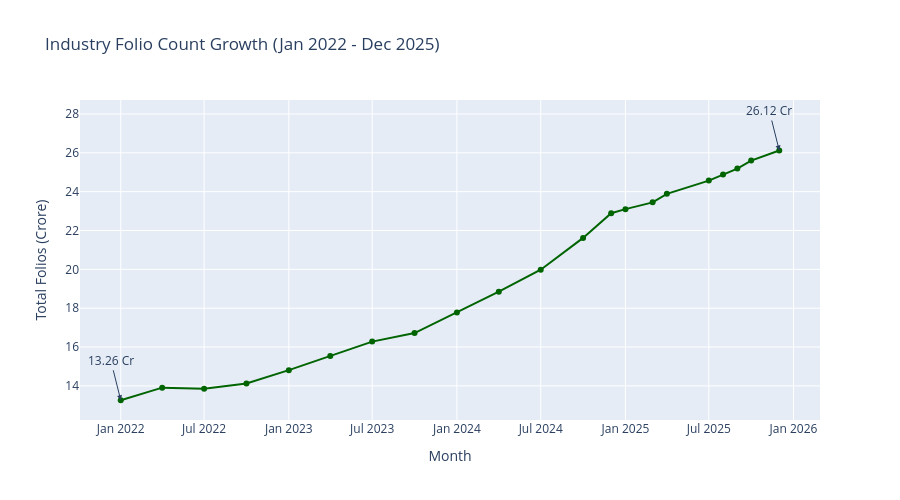

The notebook cell this image was saved under:
### Code cell
# Chart 7: Folio count growth line chart with milestone markers
folio_sorted = folio_count.sort_values("month")

fig7 = go.Figure()
fig7.add_trace(go.Scatter(
    x=folio_sorted["month"], y=folio_sorted["total_folios_crore"],
    mode="lines+markers", line=dict(color="darkgreen", width=2), name="Total Folios"
))

# Mark start and end milestones
start_row = folio_sorted.iloc[0]
end_row = folio_sorted.iloc[-1]

fig7.add_annotation(x=start_row["month"], y=start_row["total_folios_crore"],
                     text=f"{start_row['total_folios_crore']} Cr", showarrow=True, arrowhead=2, ay=-40)
fig7.add_annotation(x=end_row["month"], y=end_row["total_folios_crore"],
                     text=f"{end_row['total_folios_crore']} Cr", showarrow=True, arrowhead=2, ay=-40)

fig7.update_layout(title="Industry Folio Count Growth (Jan 2022 - Dec 2025)", xaxis_title="Month", yaxis_title="Total Folios (Crore)", height=500)
fig7.write_image(f"{CHARTS_DIR}/07_folio_growth.png", width=1400, height=600)
fig7.show()

### Figure 1 — Plotly figure (JSON) as saved in the notebook; plotly's stock layout.template omitted (floating-point values rounded to 4 significant figures)
{"data": [{"line": {"color": "darkgreen", "width": 2}, "mode": "lines+markers", "name": "Total Folios", "type": "scatter", "x": ["2022-01", "2022-04", "2022-07", "2022-10", "2023-01", "2023-04", "2023-07", "2023-10", "2024-01", "2024-04", "2024-07", "2024-10", "2024-12", "2025-01", "2025-03", "2025-04", "2025-07", "2025-08", "2025-09", "2025-10", "2025-12"], "y": [13.26, 13.91, 13.85, 14.12, 14.81, 15.54, 16.28, 16.72, 17.78, 18.85, 19.98, 21.62, 22.89, 23.1, 23.45, 23.89, 24.57, 24.89, 25.19, 25.6, 26.12]}], "layout": {"annotations": [{"arrowhead": 2, "ay": -40, "showarrow": true, "text": "13.26 Cr", "x": "2022-01", "y": 13.26}, {"arrowhead": 2, "ay": -40, "showarrow": true, "text": "26.12 Cr", "x": "2025-12", "y": 26.12}], "height": 500, "title": {"text": "Industry Folio Count Growth (Jan 2022 - Dec 2025)"}, "xaxis": {"title": {"text": "Month"}}, "yaxis": {"title": {"text": "Total Folios (Crore)"}}}}
